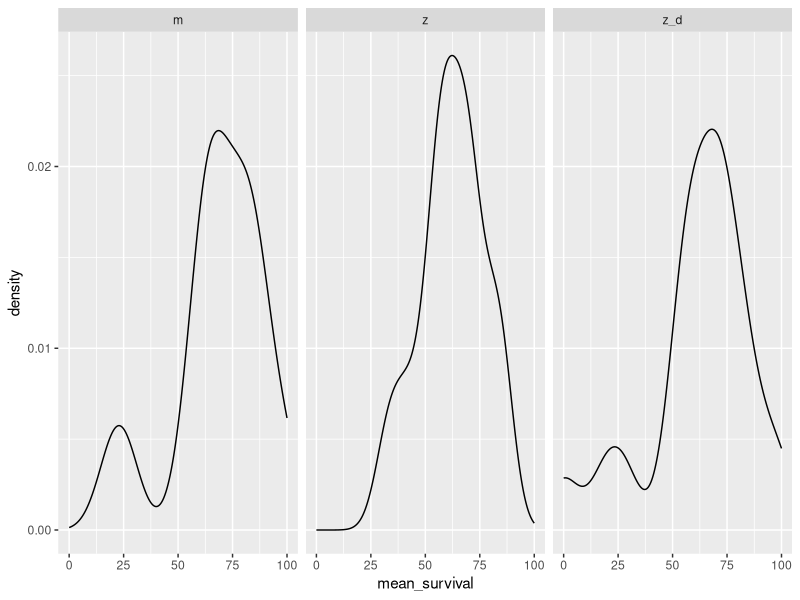
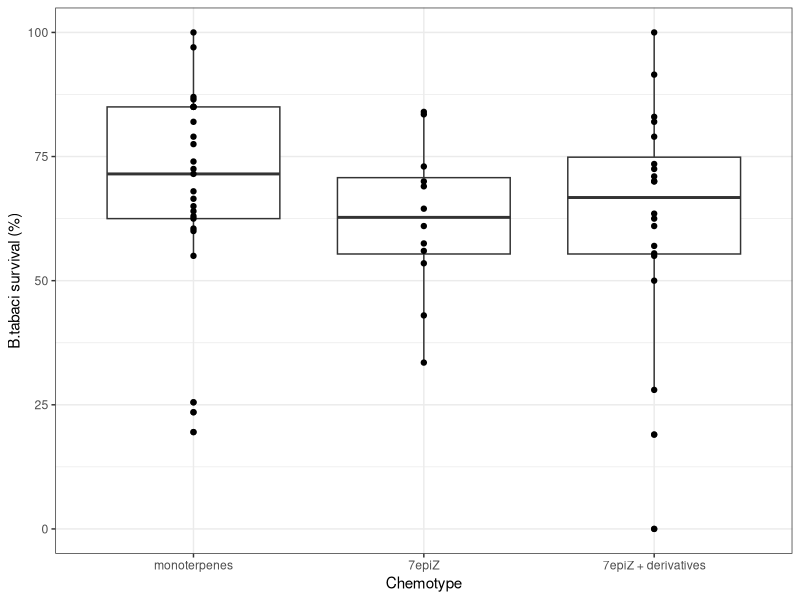

Reproduce these figures in R, in order.
library(tidyverse)

########################
# Load metabolite data #
########################
df.metabolites <- read.delim(file = "BC1_Alain/BC1_chemotypes.txt", sep = "\t",
                             check.names = FALSE) %>%
  select(genotype, chemotype)

######################
# Load whitefly data #
######################

df.wf <- read.delim(file = "BC1_Alain/BC1_wf_assay.txt", sep = "\t")
df.wf$survival <- round((df.wf$alive/(df.wf$alive+df.wf$dead))*100)
df.wf <- df.wf %>% select(genotype, survival)
wf.sum <- df.wf %>% group_by(genotype) %>% dplyr::summarise(mean_survival = mean(survival))


levels = c("7epiZ", "9HZ", "9H10epoZ")

df.metabolites.wf <- inner_join(df.metabolites, wf.sum, by = "genotype")

########
# Plot #
########
p.wf = 
df.metabolites.wf %>%
  ggplot(aes(x = chemotype, y = mean_survival))+
  geom_boxplot()+
  geom_point()+
  xlab("Chemotype")+
  ylab("B.tabaci survival (%)")+
  scale_x_discrete(labels = c("m" = "monoterpenes",
                              "z" = "7epiZ",
                              "z_d" = "7epiZ + derivatives")
                   )+
  theme_bw()

ggsave(filename = "BC1_Alain/wf_survival_per_chemotype.pdf", plot = p.wf, width = 3.5, height = 3)

##############
# Statistics #
##############

anova <- aov(data = df.metabolites.wf, mean_survival ~ chemotype)
summary(anova)


df.metabolites.wf %>%
  ggplot(aes(x = mean_survival)) +
  geom_density() +
  facet_wrap(~chemotype)
